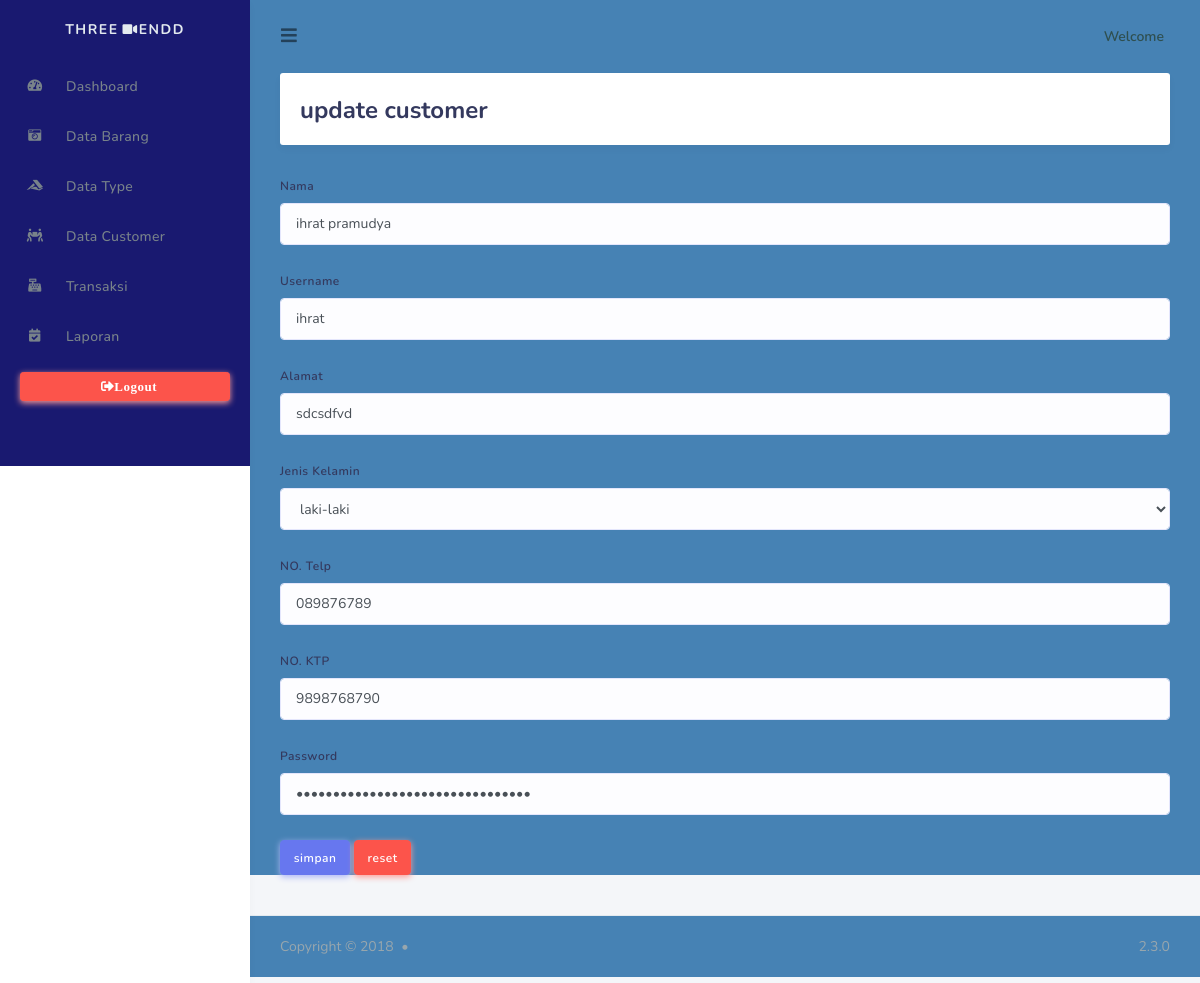
The page /admin/data_customer/update_customer/19 on the database its author committed.
### tables this page shows
CREATE TABLE `customer` (
  `id_customer` int(11) NOT NULL,
  `nama` varchar(120) NOT NULL,
  `username` varchar(120) NOT NULL,
  `alamat` varchar(120) NOT NULL,
  `gender` varchar(20) NOT NULL,
  `no_telepon` varchar(20) NOT NULL,
  `no_ktp` varchar(50) NOT NULL,
  `password` varchar(120) NOT NULL,
  `role_id` int(11) NOT NULL
);

### application/controllers/admin/Data_customer.php (called while the page is built, shortened)
<?php
class Data_customer extends CI_Controller{
    public function update_customer($id)
    {
        $data['customer'] = $this->db->query("SELECT * FROM customer WHERE id_customer= '$id'")->result();
        $this->load->view('templates_admin/header');
        $this->load->view('templates_admin/sidebar');
        $this->load->view('admin/form_update_customer',$data);
        $this->load->view('templates_admin/footer');
    }
}
?>

### index.php (called while the page is built, shortened)
<?php
require_once BASEPATH.'core/CodeIgniter.php';

### application/views/admin/form_update_customer.php (the view, shortened to what this page needs)
<div class="main-content" style="background-color: SteelBlue;">
        <section class="section">
          <div class="section-header">
            <h1>update customer</h1>
          </div>
          </section>
        <?php foreach($customer as $cs) :?>
          <form action="<?php echo base_url('admin/data_customer/update_customer_aksi')?>" method="post">
          <div class="form-group">
              <label for="nama">Nama</label>
              <input type="text" id="nama" name="nama" class="form-control" value="<?php echo $cs->nama?>">
          </div>
          <div class="form-group">
              <label for="username">Username</label>
              <input type="username" id="username" name="username" class="form-control" value="<?php echo $cs->username?>">
          </div>
          <div class="form-group">
              <label for="alamat">Alamat</label>
              <input type="text" id="alamat" name="alamat" class="form-control" value="<?php echo $cs->alamat?>">
          </div>
          <div class="form-group">
              <label for="gender">Jenis Kelamin</label>
              <select name="gender" id="gender" class="form-control">
                  <option value="<?php echo $cs->gender?>"><?php echo $cs->gender?></option>
              </select>
          </div>
          <div class="form-group">
              <label for="no_telepon">NO. Telp</label>
              <input type="text" id="no_telepon" name="no_telepon" class="form-control" value="<?php echo $cs->no_telepon?>">
          </div>
          <div class="form-group">
              <label for="no_ktp">NO. KTP</label>
              <input type="text" id="no_ktp" name="no_ktp" class="form-control" value="<?php echo $cs->no_ktp?>">
          </div>
          <div class="form-group">
              <label for="password">Password</label>
              <input type="password" id="password" name="password" class="form-control" value="<?php echo $cs->password?>">
          </div>
          <button type="submit" class="btn btn-primary">simpan</button>
          <button type="reset" class="btn btn-danger">reset</button>
        </form>
        <?php endforeach;?>
</div>

### rows shown on the page
customer: nama "ihrat pramudya", username "ihrat", alamat "sdcsdfvd", gender "laki-laki", no_telepon "089876789", no_ktp "9898768790"
